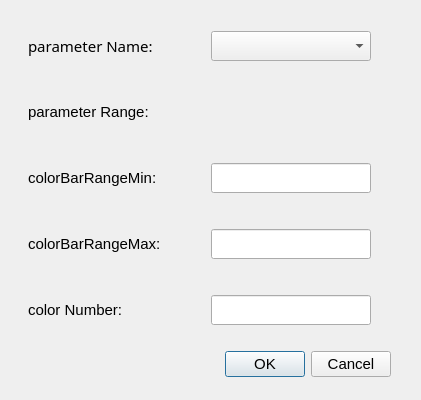
<?xml version="1.0" encoding="UTF-8"?>
<ui version="4.0">
 <class>ColorBarDialog</class>
 <widget class="QDialog" name="ColorBarDialog">
  <property name="geometry">
   <rect>
    <x>0</x>
    <y>0</y>
    <width>421</width>
    <height>400</height>
   </rect>
  </property>
  <property name="font">
   <font>
    <pointsize>11</pointsize>
   </font>
  </property>
  <property name="windowTitle">
   <string>ColorBarDialog</string>
  </property>
  <layout class="QGridLayout" name="gridLayout">
   <item row="0" column="0">
    <widget class="QLabel" name="labelParameterName">
     <property name="sizePolicy">
      <sizepolicy hsizetype="Fixed" vsizetype="Preferred">
       <horstretch>0</horstretch>
       <verstretch>0</verstretch>
      </sizepolicy>
     </property>
     <property name="minimumSize">
      <size>
       <width>160</width>
       <height>50</height>
      </size>
     </property>
     <property name="maximumSize">
      <size>
       <width>160</width>
       <height>50</height>
      </size>
     </property>
     <property name="font">
      <font>
       <family>Sans Serif</family>
       <pointsize>11</pointsize>
      </font>
     </property>
     <property name="text">
      <string>parameter Name: </string>
     </property>
    </widget>
   </item>
   <item row="1" column="0">
    <widget class="QLabel" name="labelParameterRange">
     <property name="sizePolicy">
      <sizepolicy hsizetype="Fixed" vsizetype="Preferred">
       <horstretch>0</horstretch>
       <verstretch>0</verstretch>
      </sizepolicy>
     </property>
     <property name="minimumSize">
      <size>
       <width>160</width>
       <height>50</height>
      </size>
     </property>
     <property name="maximumSize">
      <size>
       <width>160</width>
       <height>50</height>
      </size>
     </property>
     <property name="font">
      <font>
       <pointsize>11</pointsize>
      </font>
     </property>
     <property name="text">
      <string>parameter Range:</string>
     </property>
    </widget>
   </item>
   <item row="1" column="1">
    <widget class="QLabel" name="textParameterRange">
     <property name="minimumSize">
      <size>
       <width>180</width>
       <height>30</height>
      </size>
     </property>
     <property name="maximumSize">
      <size>
       <width>180</width>
       <height>30</height>
      </size>
     </property>
     <property name="font">
      <font>
       <pointsize>11</pointsize>
      </font>
     </property>
     <property name="text">
      <string/>
     </property>
    </widget>
   </item>
   <item row="2" column="0">
    <widget class="QLabel" name="lableColorBarmin">
     <property name="minimumSize">
      <size>
       <width>160</width>
       <height>50</height>
      </size>
     </property>
     <property name="maximumSize">
      <size>
       <width>160</width>
       <height>50</height>
      </size>
     </property>
     <property name="font">
      <font>
       <pointsize>11</pointsize>
      </font>
     </property>
     <property name="text">
      <string>colorBarRangeMin:</string>
     </property>
    </widget>
   </item>
   <item row="2" column="1">
    <widget class="QLineEdit" name="textColorBarmin">
     <property name="minimumSize">
      <size>
       <width>160</width>
       <height>30</height>
      </size>
     </property>
     <property name="maximumSize">
      <size>
       <width>160</width>
       <height>30</height>
      </size>
     </property>
     <property name="font">
      <font>
       <pointsize>11</pointsize>
      </font>
     </property>
     <property name="text">
      <string/>
     </property>
    </widget>
   </item>
   <item row="3" column="0">
    <widget class="QLabel" name="labelColorBarmax">
     <property name="minimumSize">
      <size>
       <width>160</width>
       <height>50</height>
      </size>
     </property>
     <property name="maximumSize">
      <size>
       <width>160</width>
       <height>50</height>
      </size>
     </property>
     <property name="font">
      <font>
       <pointsize>11</pointsize>
      </font>
     </property>
     <property name="text">
      <string>colorBarRangeMax:</string>
     </property>
    </widget>
   </item>
   <item row="3" column="1">
    <widget class="QLineEdit" name="textColorBarMax">
     <property name="minimumSize">
      <size>
       <width>160</width>
       <height>30</height>
      </size>
     </property>
     <property name="maximumSize">
      <size>
       <width>160</width>
       <height>30</height>
      </size>
     </property>
     <property name="font">
      <font>
       <pointsize>11</pointsize>
      </font>
     </property>
     <property name="text">
      <string/>
     </property>
    </widget>
   </item>
   <item row="4" column="0">
    <widget class="QLabel" name="label_Origin_y">
     <property name="minimumSize">
      <size>
       <width>160</width>
       <height>50</height>
      </size>
     </property>
     <property name="maximumSize">
      <size>
       <width>160</width>
       <height>50</height>
      </size>
     </property>
     <property name="font">
      <font>
       <pointsize>11</pointsize>
      </font>
     </property>
     <property name="text">
      <string>color Number: </string>
     </property>
    </widget>
   </item>
   <item row="4" column="1">
    <widget class="QLineEdit" name="textColorNumber">
     <property name="minimumSize">
      <size>
       <width>160</width>
       <height>30</height>
      </size>
     </property>
     <property name="maximumSize">
      <size>
       <width>160</width>
       <height>30</height>
      </size>
     </property>
     <property name="font">
      <font>
       <pointsize>11</pointsize>
      </font>
     </property>
     <property name="text">
      <string/>
     </property>
    </widget>
   </item>
   <item row="5" column="0" colspan="2">
    <widget class="QDialogButtonBox" name="buttonBox">
     <property name="orientation">
      <enum>Qt::Horizontal</enum>
     </property>
     <property name="standardButtons">
      <set>QDialogButtonBox::Cancel|QDialogButtonBox::Ok</set>
     </property>
    </widget>
   </item>
   <item row="0" column="1">
    <widget class="QComboBox" name="nameComboBox">
     <property name="minimumSize">
      <size>
       <width>160</width>
       <height>30</height>
      </size>
     </property>
     <property name="maximumSize">
      <size>
       <width>160</width>
       <height>30</height>
      </size>
     </property>
    </widget>
   </item>
  </layout>
 </widget>
 <resources/>
 <connections>
  <connection>
   <sender>buttonBox</sender>
   <signal>accepted()</signal>
   <receiver>ColorBarDialog</receiver>
   <slot>accept()</slot>
   <hints>
    <hint type="sourcelabel">
     <x>248</x>
     <y>254</y>
    </hint>
    <hint type="destinationlabel">
     <x>157</x>
     <y>274</y>
    </hint>
   </hints>
  </connection>
  <connection>
   <sender>buttonBox</sender>
   <signal>rejected()</signal>
   <receiver>ColorBarDialog</receiver>
   <slot>reject()</slot>
   <hints>
    <hint type="sourcelabel">
     <x>316</x>
     <y>260</y>
    </hint>
    <hint type="destinationlabel">
     <x>286</x>
     <y>274</y>
    </hint>
   </hints>
  </connection>
 </connections>
</ui>
